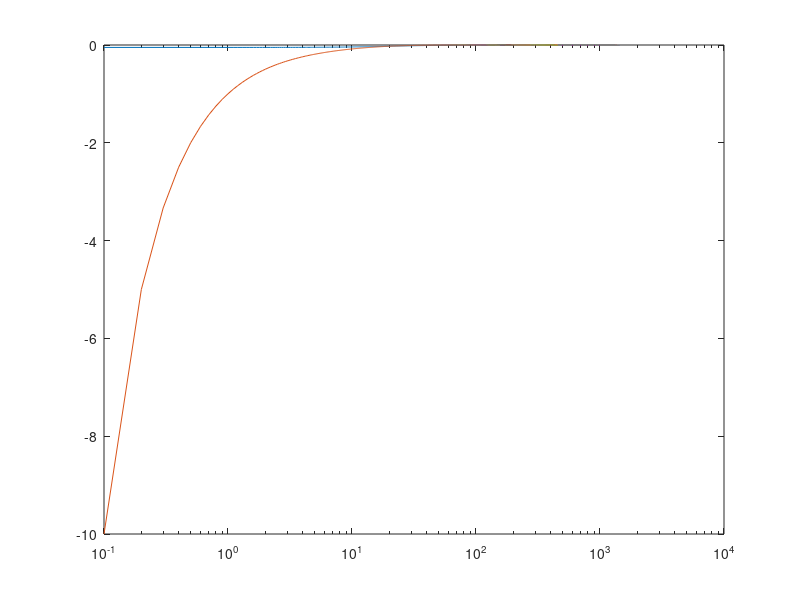
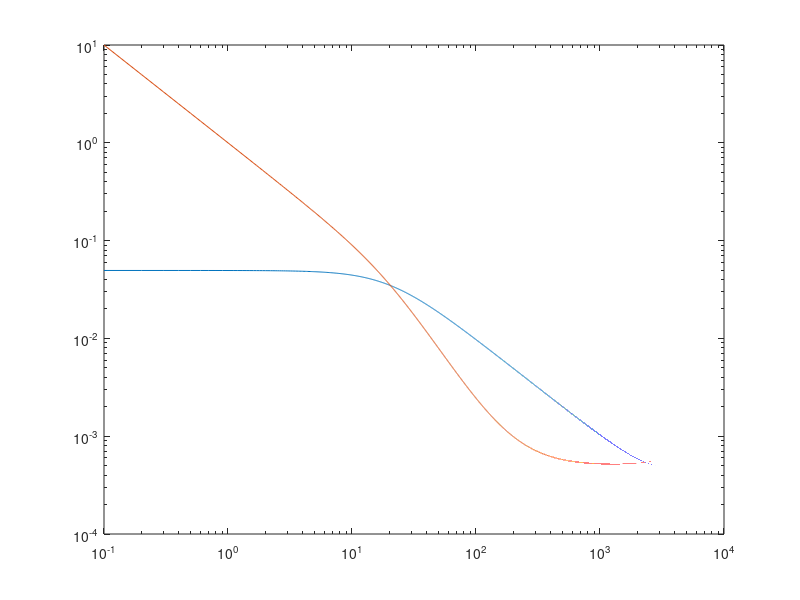
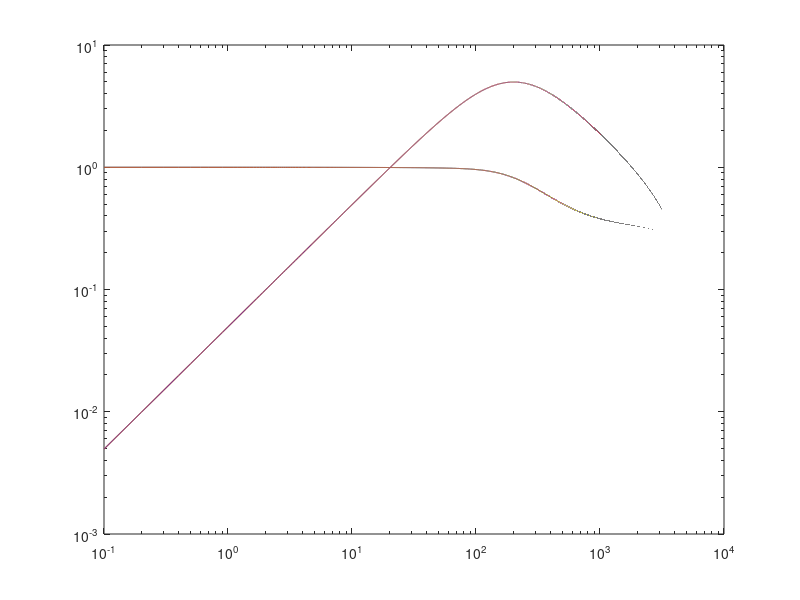

Recreate these plots in MATLAB, in order. (Note: this script raises an error after producing the figures.)
Fs=1000;
T=1/Fs;

%%
%FFT section
tau=(T:T:20*pi);
L=2*floor(length(tau)/2);
df=Fs/L;
lambda=20;
ustep=@(x) x>=0;
autocorr=exp(-lambda*tau);
autocorrFFT=fft(autocorr,L)*T;
autocorrFFT=autocorrFFT(1:floor(L/2));


f=df*(-L/2 : L/2);
f=f(L/2+2:end);
omegaFFT=2*pi*f;
figure(1)
semilogx(omegaFFT,real(autocorrFFT))
hold on
semilogx(omegaFFT,imag(autocorrFFT))
hold off
%%
%FFT of Pi section
autocorrP=1./(1i.*omegaFFT) - autocorrFFT;
figure(1)
semilogx(omegaFFT,real(autocorrP))
hold on
semilogx(omegaFFT,imag(autocorrP))
hold off

figure(2)
loglog(omegaFFT,abs(autocorrFFT))
hold on
loglog(omegaFFT,abs(autocorrP))
hold off
%%

%G modulus
G=1./(1 - 1i.*omegaFFT.*autocorrFFT);
Ga=1./(1i.*omegaFFT.*autocorrP);

figure(3)
loglog(omegaFFT,real(G),omegaFFT,real(Ga))
hold on
loglog(omegaFFT,imag(G),omegaFFT,imag(Ga))
hold off

%%
%Evans section (no oversampling)
tau=(T:T:2*pi);
L=length(tau); 
omega=2*pi*(Fs/L)*linspace(1,floor(L/2));
autocorr=exp(-lambda*tau);
Evansfft=1i*omega;
Evansfft=Evansfft + (1-exp(-1i*omega*tau(1)))*(autocorr(1)-1)/tau(1);
%Enable progress bar for parallel pool
try
    parpool;
catch ME
    if ~strcmp(ME.identifier,'parallel:convenience:ConnectionOpen')
        rethrow(ME)
    end
end
warning('off','MATLAB:Java:DuplicateClass')
pctRunOnAll javaaddpath java
progressStep=ceil(length(omega)/100);
ppm = ParforProgMon('Progress: ', length(omega), progressStep, 300, 80);

parfor ii=1:length(omega)
    Evansfft(ii)=Evansfft(ii)-sum(diff(exp(-1i*omega(ii)*tau)).*diff(autocorr)./diff(tau));
    if mod(ii,progressStep)==0
        ppm.increment();
    end
end
ppm.delete()

Evansfft=Evansfft./(-omega.^2);

figure(1)
semilogx(omega,real(Evansfft))
hold on
semilogx(omega,imag(Evansfft))
hold off

Gev=1./(1 - 1i*omega.*Evansfft);

figure(2)
loglog(omega/lambda,real(Gev))
hold on
loglog(omega/lambda,imag(Gev))
hold off

%%
%Evans section (oversampling)
tau=(T:T:4*pi);
L=length(tau); 
omega=2*pi*(Fs/L)*linspace(1,floor(L/2));
autocorr=exp(-lambda*tau);
acf_spline=csape(tau,autocorr);

Beta=20;
oversample_tau=(1/(Beta*Fs):1/(Beta*Fs):tau(end));
oversample_acf=fnval(oversample_tau,acf_spline);

figure(1)
semilogx(oversample_tau,oversample_acf)
hold on
semilogx(tau,autocorr)
hold off


Evansfft=1i*omega;
Evansfft=Evansfft + (1-exp(-1i*omega*oversample_tau(1)))*(oversample_acf(1)-1)/oversample_tau(1);
%Enable progress bar for parallel pool
try
    parpool;
catch ME
    if ~strcmp(ME.identifier,'parallel:convenience:ConnectionOpen')
        rethrow(ME)
    end
end
warning('off','MATLAB:Java:DuplicateClass')
pctRunOnAll javaaddpath java
progressStep=ceil(length(omega)/100);
ppm = ParforProgMon('Progress: ', length(omega), progressStep, 300, 80);

parfor ii=1:length(omega)
    Evansfft(ii)=Evansfft(ii)-sum(diff(exp(-1i*omega(ii)*oversample_tau)).*diff(oversample_acf)./diff(oversample_tau));
    if mod(ii,progressStep)==0
        ppm.increment();
    end
end
ppm.delete()

Evansfft=Evansfft./(-omega.^2);
Gev=1./(1 - 1i*omega.*Evansfft);

figure(2)
loglog(omega/lambda,real(Gev))
hold on
loglog(omega/lambda,imag(Gev))
hold off


